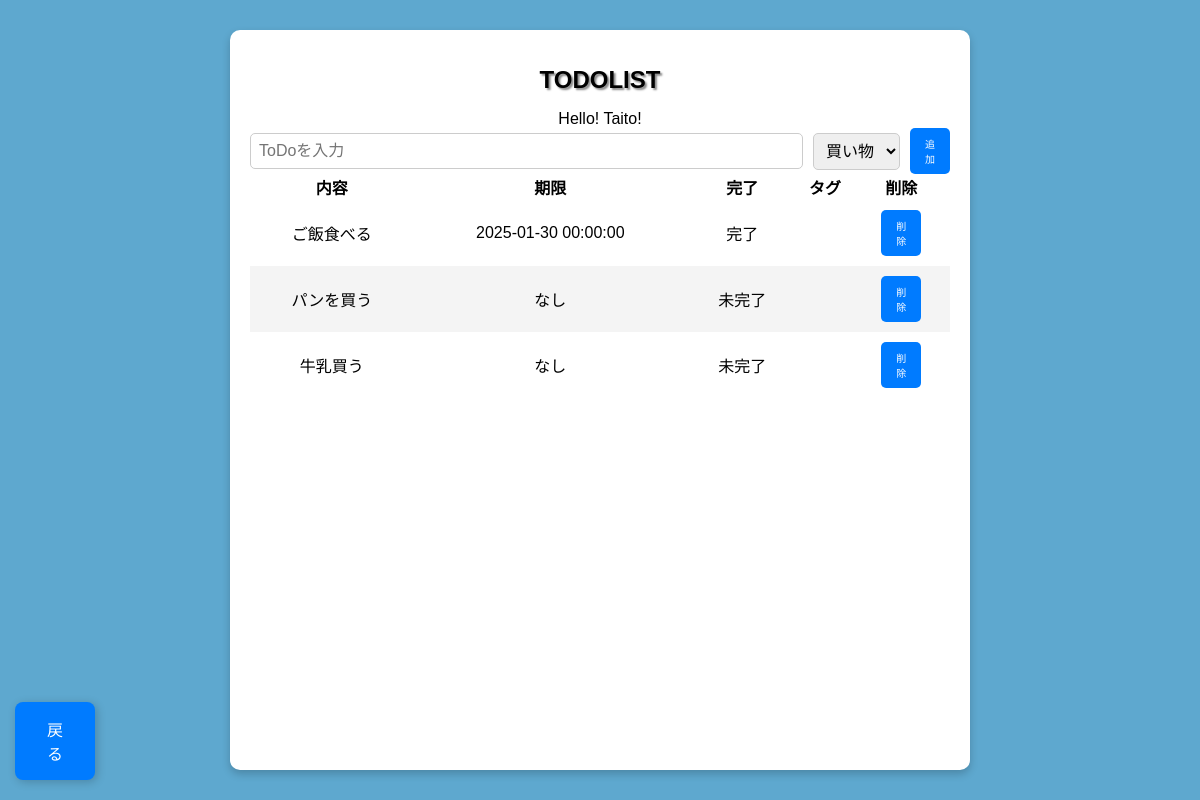
Before: /todo with the older database file.
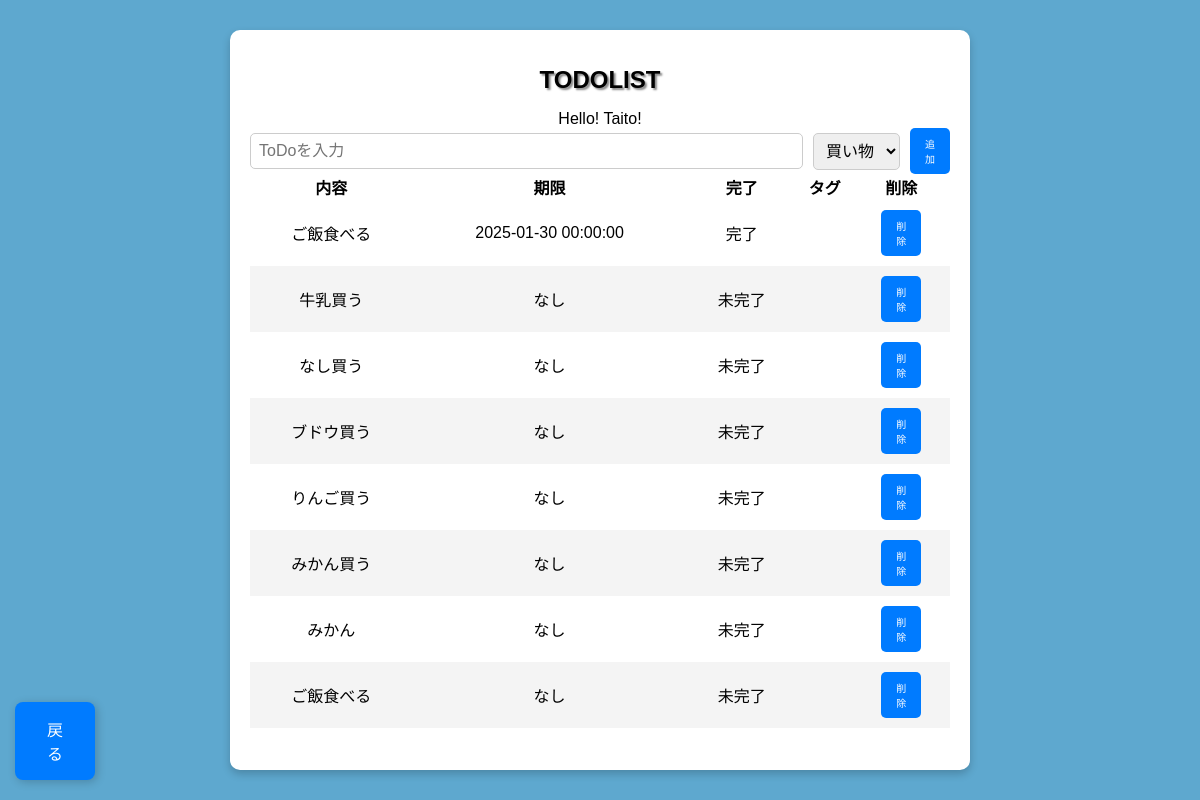
After: the same page with the newer database file.
### app/database/table/models.py (models this page shows)
class Todo(Base):
    __tablename__ = 'todo'
    __table_args__ = {
        'comment': 'todoの内容を管理するテーブル'
    }
    id   = Column('todo_id', Integer, primary_key=True, autoincrement=True)
    box  = Column('box', String(200), nullable=False)
    date = Column('date', DateTime, nullable=True)  # 現在時刻をデフォルトに設定
    completed = Column('completed', Boolean, default=False)
    settings = relationship("Set", back_populates="todo")

### app/main.py (the view)
@app.get("/todo")
async def read_todolist(request: Request):
    tag_list = db.query(Tag).all()
    todo_list = db.query(Todo).all()
    set_list = db.query(Set).all
    db.close()
    return templates.TemplateResponse("todolist.html", {
        "request": request,
        "name": "Taito!",
        "todo_list": todo_list,
        "tag_list": tag_list,
        "set_list": set_list
        })

### app/templates/todolist.html
{%- extends "layout.html" %}
{%- block content %}
    <form id="todo-form" class="todo-form" method="POST" action="/todo">
        <input type="text" id="todo-input" class="todo-input" placeholder="ToDoを入力" name="box" required>
        <select id="tag-select" class="tag-select" name="tag_id">
            {% for tag in tag_list %}
                <option value="{{ tag.id }}">{{ tag.desc }}</option>
            {% endfor %}
        </select>
        <button type="submit" class="add-button">追加</button>
    </form>
    <table style="border-collapse: separate; border-spacing: 0;">
        <thead>
            <tr>
                <th>内容</th>
                <th>期限</th>
                <th>完了</th>
                <th>タグ</th>
                <th>削除</th>
            </tr>
        </thead>
        <tbody id="todo-list">
            {% for item in todo_list %}
            <tr>
                <td>
                    <a href="/todo/{{ item.id }}" style="color: black; text-decoration: none;">
                        {{ item.box }}
                    </a>
                </td>
                <td>{{ item.date if item.date else 'なし' }}</td>
                <td>{{ '完了' if item.completed else '未完了' }}</td>
                <td></td>
                <td>
                    <button onclick="deleteTodo('{{ item.id }}')" class="add-button">
                        削除
                    </button>
                </td>
            </tr>
            {% endfor %}
        </tbody>
    </table>
    <button type="button" class="back-button" onclick="history.back()">
        戻る
    </button>
{%- endblock %}

### app/templates/layout.html (shortened to what this page needs)
<!DOCTYPE html>
<html lang="ja">
<head>
    <link rel="stylesheet" href="/app/static/css/styles.css">
</head>
<body>
    <div class="background">
        <h1>TODOLIST</h1>
        <div style="display: flex; flex-direction: column; min-height: 80vh">
            <div class="container">
                Hello! {{ name }}
            </div>
        {%- block content %}{% endblock %}
        </div>
    </div>
</body>
</html>

### app/static/css/styles.css (style rules this page uses)
body { font-family: Arial, sans-serif; background-color: #5ea8cf; display: flex; justify-content: center; align-items: center; height: 100vh; margin: 0; }
.background { background: white; padding: 20px; border-radius: 10px; box-shadow: 0 4px 8px rgba(0, 0, 0, 0.2); text-align: center; width: 700px; }
h1 { font-size: 24px; font-weight: bold; text-shadow: 2px 2px 2px #888; }
input { flex: 1; padding: 10px; border: 2px solid #ccc; border-radius: 5px; font-size: 16px; }
button { background-color: #3498db; color: white; border: none; padding: 10px; cursor: pointer; border-radius: 5px; font-size: 20px; width: 40px; }
.back-button { position: fixed; bottom: 20px; left: 15px; width: 40px; background-color: #007bff; color: white; border: none; padding: 15px 40px; border-radius: 8px; font-size: 16px; cursor: pointer; box-shadow: 2px 2px 10px rgba(0, 0, 0, 0.2); transition: background-color 0.3s ease; display: flex; align-items: center; justify-content: center; }
.todo-form { display: flex; align-items: center; gap: 10px; }
.todo-input, .tag-select { padding: 8px; font-size: 16px; border: 1px solid #ccc; border-radius: 5px; }
.add-button { padding: 8px 15px; font-size: 10px; background-color: #007bff; color: white; border: none; border-radius: 5px; cursor: pointer; transition: background-color 0.3s ease; }
table { width: 100%; border-spacing: 0; }
#todo-list tr:nth-child(even) { background-color: #f4f4f4; }
#todo-list tr:nth-child(odd) { background-color: #ffffff; }
#todo-list tr { border-bottom: 1px solid #ccc; }
#todo-list tr:last-child { border-bottom: none; }
td { padding: 10px; }

Changed rows visible on the page:
removed Todo: box "パンを買う", date "なし", completed "未完了"
added Todo: box "なし買う", date "なし", completed "未完了"
added Todo: box "ブドウ買う", date "なし", completed "未完了"
added Todo: box "りんご買う", date "なし", completed "未完了"
added Todo: box "みかん買う", date "なし", completed "未完了"
added Todo: box "みかん", date "なし", completed "未完了"
added Todo: box "ご飯食べる", date "なし", completed "未完了"
